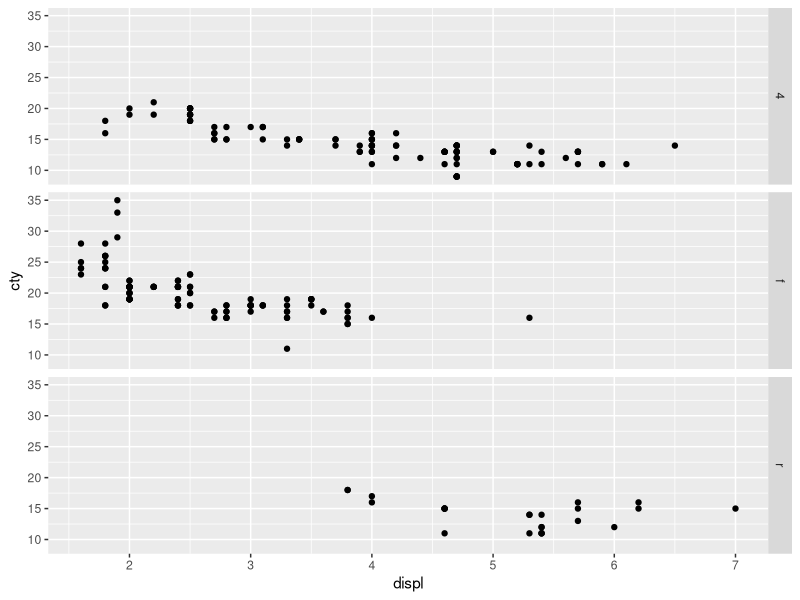
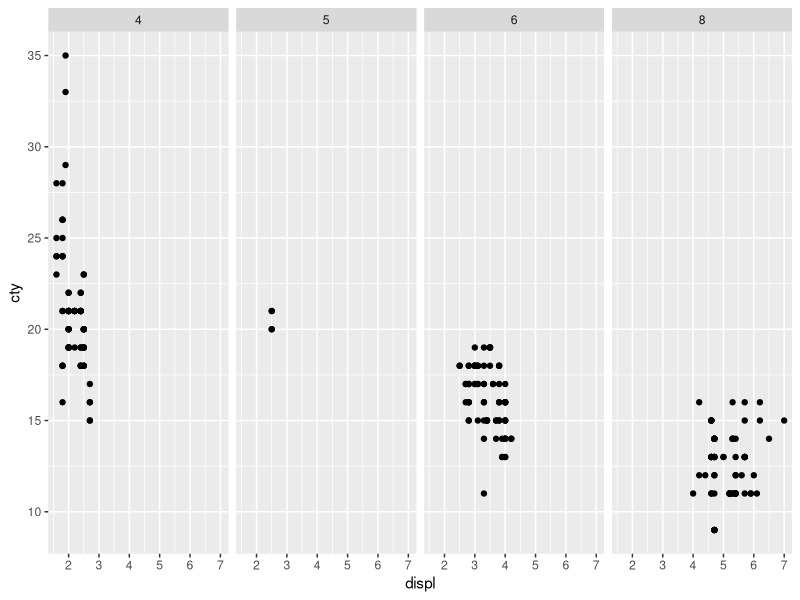
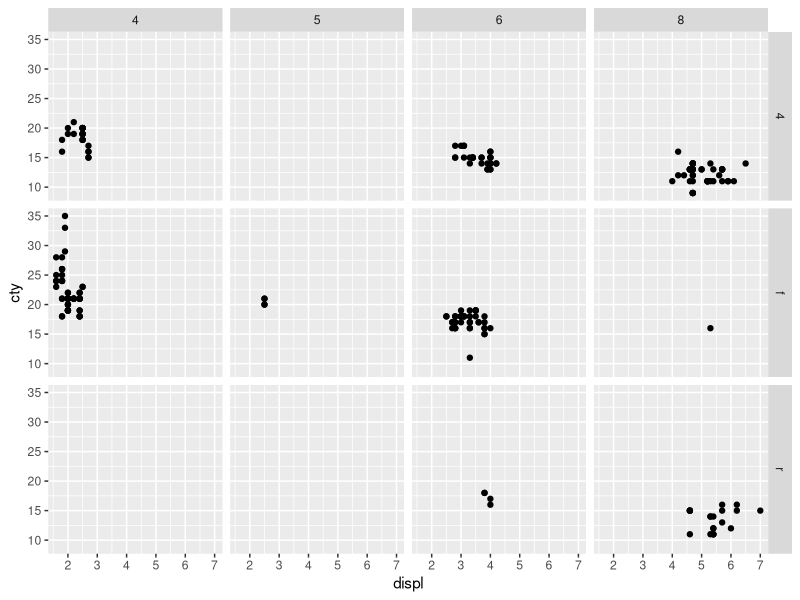
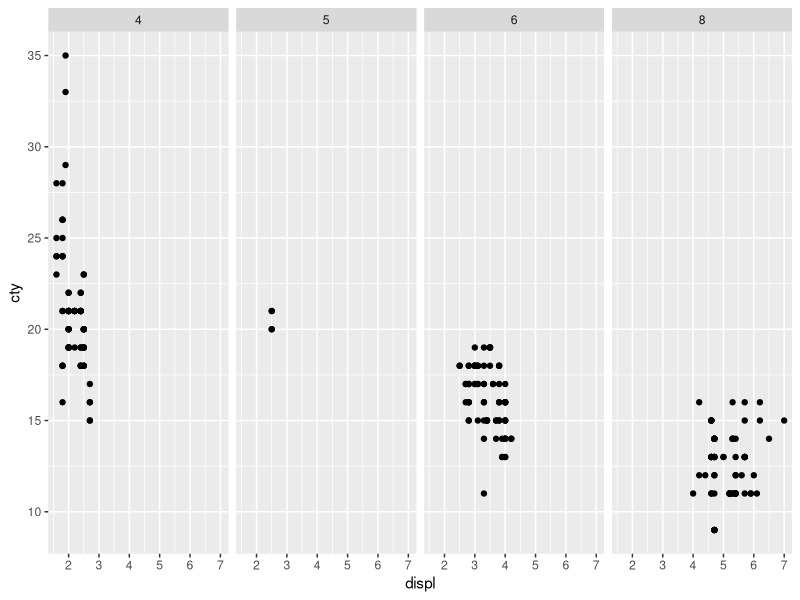
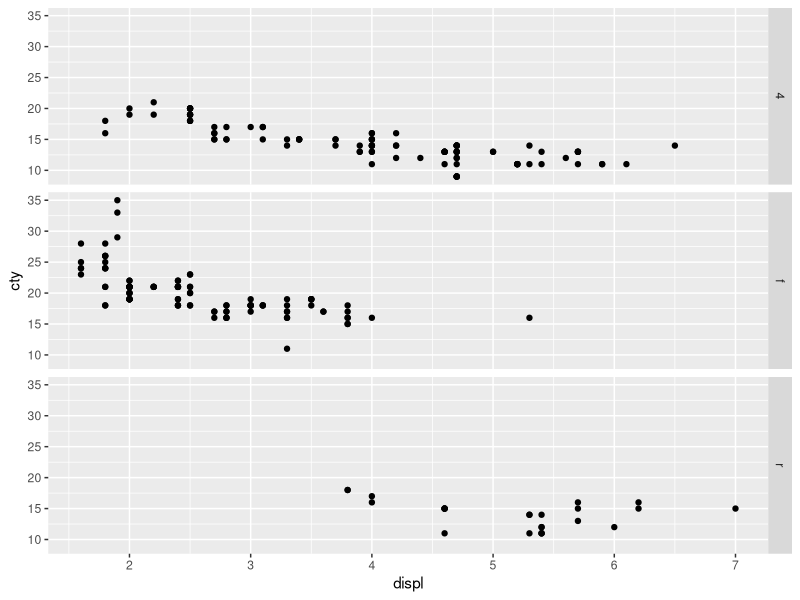
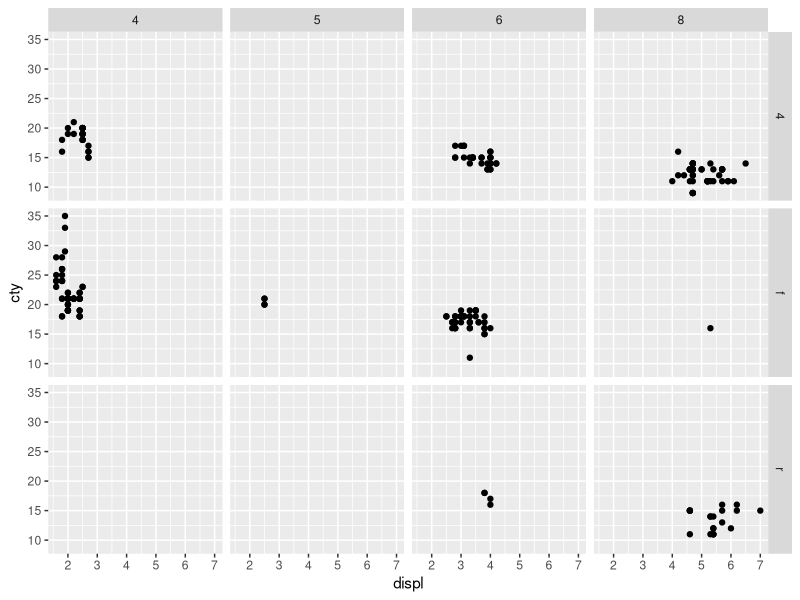
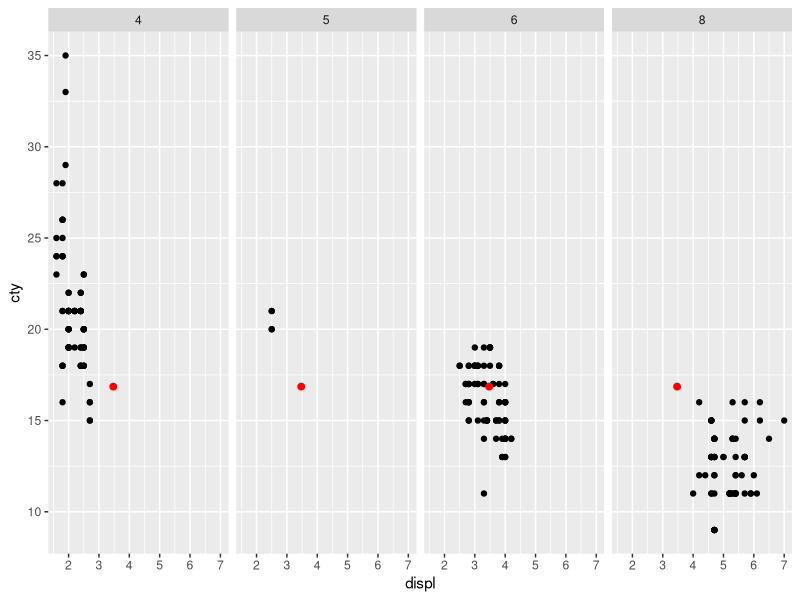
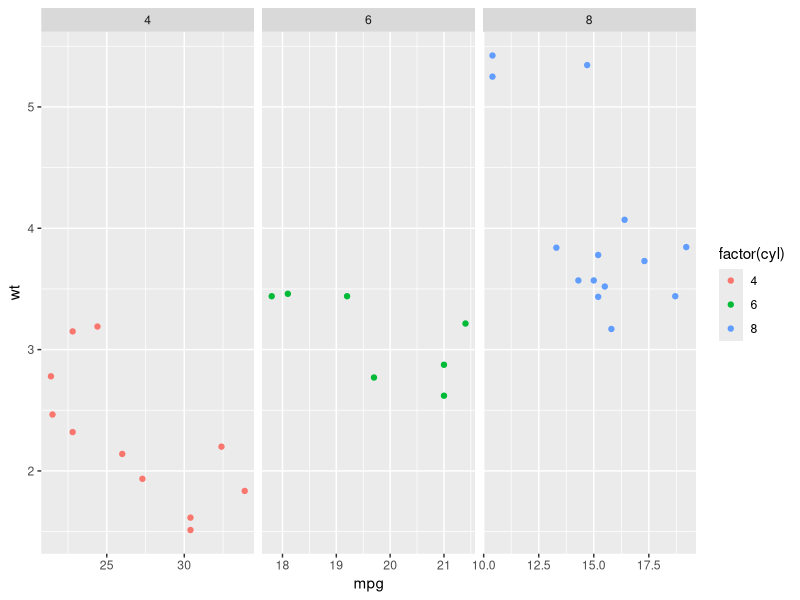

Write the R code that produced these figures, in order.
library(ggplot2)


### Name: facet_grid
### Title: Lay out panels in a grid
### Aliases: facet_grid

### ** Examples

p <- ggplot(mpg, aes(displ, cty)) + geom_point()

# Use vars() to supply variables from the dataset:
p + facet_grid(rows = vars(drv))
p + facet_grid(cols = vars(cyl))
p + facet_grid(vars(drv), vars(cyl))

# The historical formula interface is also available:
## No test: 
p + facet_grid(. ~ cyl)
p + facet_grid(drv ~ .)
p + facet_grid(drv ~ cyl)
## End(No test)

# To change plot order of facet grid,
# change the order of variable levels with factor()

# If you combine a facetted dataset with a dataset that lacks those
# faceting variables, the data will be repeated across the missing
# combinations:
df <- data.frame(displ = mean(mpg$displ), cty = mean(mpg$cty))
p +
  facet_grid(cols = vars(cyl)) +
  geom_point(data = df, colour = "red", size = 2)

# Free scales -------------------------------------------------------
# You can also choose whether the scales should be constant
# across all panels (the default), or whether they should be allowed
# to vary
mt <- ggplot(mtcars, aes(mpg, wt, colour = factor(cyl))) +
  geom_point()

mt + facet_grid(. ~ cyl, scales = "free")

# If scales and space are free, then the mapping between position
# and values in the data will be the same across all panels. This
# is particularly useful for categorical axes
ggplot(mpg, aes(drv, model)) +
  geom_point() +
  facet_grid(manufacturer ~ ., scales = "free", space = "free") +
  theme(strip.text.y = element_text(angle = 0))

# Margins ----------------------------------------------------------
## No test: 
# Margins can be specified logically (all yes or all no) or for specific
# variables as (character) variable names
mg <- ggplot(mtcars, aes(x = mpg, y = wt)) + geom_point()
mg + facet_grid(vs + am ~ gear, margins = TRUE)
mg + facet_grid(vs + am ~ gear, margins = "am")
# when margins are made over "vs", since the facets for "am" vary
# within the values of "vs", the marginal facet for "vs" is also
# a margin over "am".
mg + facet_grid(vs + am ~ gear, margins = "vs")
## End(No test)
